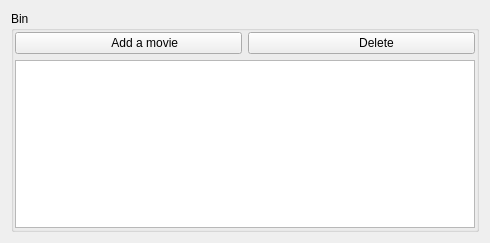
<?xml version="1.0" encoding="UTF-8"?>
<ui version="4.0">
 <class>BinWidget</class>
 <widget class="QWidget" name="BinWidget">
  <property name="geometry">
   <rect>
    <x>0</x>
    <y>0</y>
    <width>490</width>
    <height>243</height>
   </rect>
  </property>
  <property name="windowTitle">
   <string>Bin</string>
  </property>
  <property name="locale">
   <locale language="English" country="UnitedStates"/>
  </property>
  <layout class="QVBoxLayout" name="verticalLayout">
   <item>
    <widget class="QGroupBox" name="groupBox">
     <property name="styleSheet">
      <string notr="true">border-color: rgb(0, 0, 0);</string>
     </property>
     <property name="title">
      <string>Bin</string>
     </property>
     <layout class="QVBoxLayout" name="verticalLayout_2">
      <property name="leftMargin">
       <number>1</number>
      </property>
      <property name="topMargin">
       <number>1</number>
      </property>
      <property name="rightMargin">
       <number>1</number>
      </property>
      <property name="bottomMargin">
       <number>1</number>
      </property>
      <item>
       <layout class="QHBoxLayout" name="horizontalLayout">
        <item>
         <widget class="QPushButton" name="addMediaButton">
          <property name="text">
           <string>          Add a movie</string>
          </property>
          <property name="icon">
           <iconset resource="../images.qrc">
            <normaloff>:/icons/resources/glyphicons/glyphicons_190_circle_plus.png</normaloff>:/icons/resources/glyphicons/glyphicons_190_circle_plus.png</iconset>
          </property>
         </widget>
        </item>
        <item>
         <widget class="QPushButton" name="deleteMediaButton">
          <property name="text">
           <string>         Delete</string>
          </property>
          <property name="icon">
           <iconset resource="../images.qrc">
            <normaloff>:/icons/resources/glyphicons/glyphicons_016_bin.png</normaloff>:/icons/resources/glyphicons/glyphicons_016_bin.png</iconset>
          </property>
         </widget>
        </item>
       </layout>
      </item>
      <item>
       <widget class="QTableView" name="mediaTableView">
        <property name="editTriggers">
         <set>QAbstractItemView::SelectedClicked</set>
        </property>
        <property name="selectionBehavior">
         <enum>QAbstractItemView::SelectRows</enum>
        </property>
        <attribute name="horizontalHeaderStretchLastSection">
         <bool>true</bool>
        </attribute>
        <attribute name="verticalHeaderVisible">
         <bool>false</bool>
        </attribute>
       </widget>
      </item>
     </layout>
    </widget>
   </item>
  </layout>
 </widget>
 <resources>
  <include location="../images.qrc"/>
 </resources>
 <connections/>
</ui>
